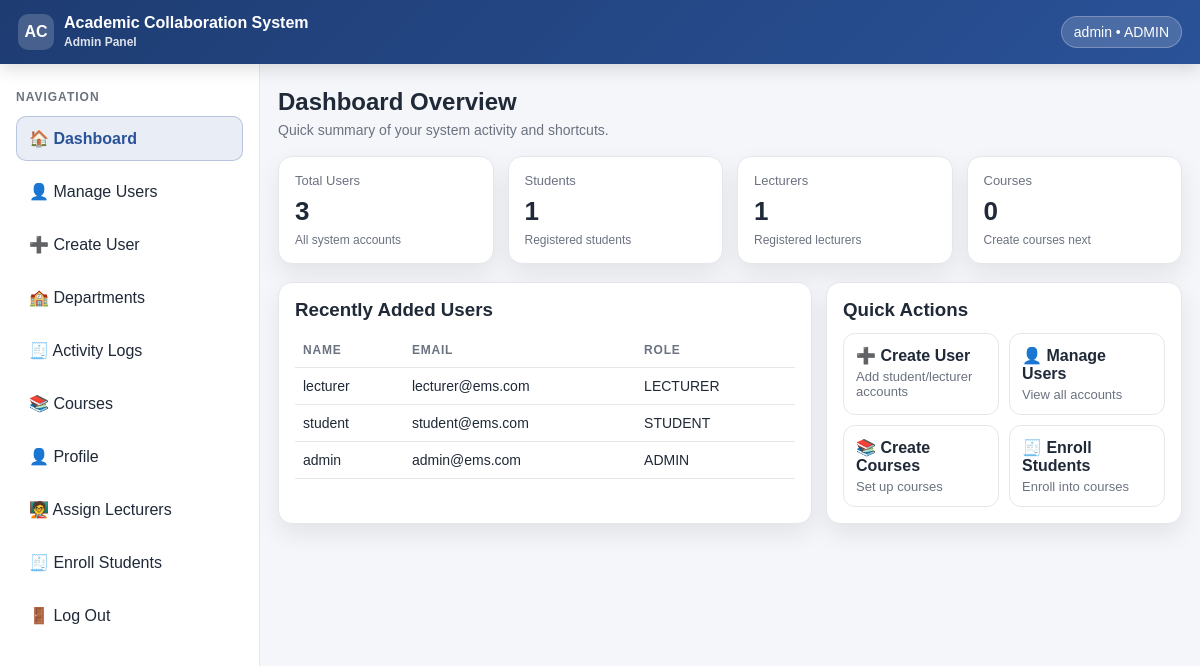
Page /admin/dashboard.php (signed in) on the committed database.
### tables this page shows
create table users(
    userID int(10) PRIMARY KEY AUTO_INCREMENT,
    full_name varchar(50) NOT NULL,
    admission_no VARCHAR(30) NULL,
    staff_no VARCHAR(20) NULL,
    email varchar(255) NOT NULL,
    password varchar(255) NOT NULL,
    role ENUM('ADMIN', 'LECTURER', 'STUDENT') NOT NULL,
    must_change_password TINYINT(1) NOT NULL DEFAULT 1,
    created_at TIMESTAMP DEFAULT CURRENT_TIMESTAMP
);

### admin/dashboard.php (the view, shortened to what this page needs)
<?php
require_once __DIR__ . "/../config/db.php";
$totalUsers = (int)$pdo->query("SELECT COUNT(*) FROM users")->fetchColumn();
$totalStudents = (int)$pdo->query("SELECT COUNT(*) FROM users WHERE role='STUDENT'")->fetchColumn();
$totalLecturers = (int)$pdo->query("SELECT COUNT(*) FROM users WHERE role='LECTURER'")->fetchColumn();
$totalCourses = 0;
try {
  $totalCourses = (int)$pdo->query("SELECT COUNT(*) FROM courses")->fetchColumn();
} catch (Throwable $e) {
  $totalCourses = 0;
}
$recentStmt = $pdo->query("SELECT userID, full_name, email, role FROM users ORDER BY userID DESC LIMIT 6");
$recentUsers = $recentStmt->fetchAll();
$base = "/education%20system";
?>
<!doctype html>
<html lang="en">
<head>
  <link rel="stylesheet" href="<?= $base ?>/assets/css/dashboard.css">
</head>
<body>
  <div class="topbar">
    <div class="brand">
      <div class="brand-badge">AC</div>
      <div>
        Academic Collaboration System<br>
        <span style="font-size:12px;opacity:.85;">Admin Panel</span>
      </div>
    </div>
    <div class="user">
      <div class="pill">
        <?= htmlspecialchars($_SESSION["user"]["full_name"]) ?> • ADMIN
      </div>
    </div>
  </div>
  <div class="layout">
    <aside class="sidebar">
      <h4>Navigation</h4>
      <ul class="nav">
        <li><a class="active" href="<?= $base ?>/admin/dashboard.php">🏠 Dashboard</a></li>
        <li><a href="<?= $base ?>/admin/manage_users.php">👤 Manage Users</a></li>
        <li><a href="<?= $base ?>/admin/create_user.php">➕ Create User</a></li>
        <li><a href="<?= $base ?>/admin/manage_departments.php">🏫 Departments</a></li>
        <li><a href="<?= $base ?>/admin/activity_logs.php">🧾 Activity Logs</a></li>
        <li><a href="<?= $base ?>/admin/manage_courses.php">📚 Courses</a></li>
        <li><a href="<?= $base ?>/admin/profile.php">👤 Profile</a></li>
        <li><a href="<?= $base ?>/admin/assign_lecturers.php">🧑‍🏫 Assign Lecturers</a></li>
        <li><a href="<?= $base ?>/admin/enroll_students.php">🧾 Enroll Students</a></li>
        <li><a href="<?= $base ?>/auth/logout.php">🚪 Log Out</a></li>
      </ul>
    </aside>
    <main class="content">
      <div class="header">
        <div>
          <h2>Dashboard Overview</h2>
          <p>Quick summary of your system activity and shortcuts.</p>
        </div>
      </div>
      <div class="grid stats">
        <div class="card">
          <p class="stat-title">Total Users</p>
          <p class="stat-value"><?= $totalUsers ?></p>
          <p class="stat-sub">All system accounts</p>
        </div>
        <div class="card">
          <p class="stat-title">Students</p>
          <p class="stat-value"><?= $totalStudents ?></p>
          <p class="stat-sub">Registered students</p>
        </div>
        <div class="card">
          <p class="stat-title">Lecturers</p>
          <p class="stat-value"><?= $totalLecturers ?></p>
          <p class="stat-sub">Registered lecturers</p>
        </div>
        <div class="card">
          <p class="stat-title">Courses</p>
          <p class="stat-value"><?= $totalCourses ?></p>
          <p class="stat-sub"><?= $totalCourses ? "Available courses" : "Create courses next" ?></p>
        </div>
      </div>
      <div class="grid section">
        <div class="card">
          <h3>Recently Added Users</h3>
          <table class="simple-table">
            <thead>
              <tr>
                <th>Name</th>
                <th>Email</th>
                <th>Role</th>
              </tr>
            </thead>
            <tbody>
              <?php if (!$recentUsers): ?>
                <tr><td colspan="3">No users found.</td></tr>
              <?php else: ?>
                <?php foreach ($recentUsers as $u): ?>
                  <tr>
                    <td><?= htmlspecialchars($u["full_name"]) ?></td>
                    <td><?= htmlspecialchars($u["email"]) ?></td>
                    <td><?= htmlspecialchars($u["role"]) ?></td>
                  </tr>
                <?php endforeach; ?>
              <?php endif; ?>
            </tbody>
          </table>
        </div>
        <div class="card">
          <h3>Quick Actions</h3>
          <div class="actions">
            <a class="action-btn" href="<?= $base ?>/admin/create_user.php">
              ➕ Create User
              <div class="small">Add student/lecturer accounts</div>
            </a>
            <a class="action-btn" href="<?= $base ?>/admin/manage_users.php">
              👤 Manage Users
              <div class="small">View all accounts</div>
            </a>
            <a class="action-btn" href="<?= $base ?>/admin/manage_courses.php">
              📚 Create Courses
              <div class="small">Set up courses</div>
            </a>
            <a class="action-btn" href="<?= $base ?>/admin/enroll_students.php">
              🧾 Enroll Students
              <div class="small">Enroll into courses</div>
            </a>
          </div>
        </div>
      </div>
    </main>
  </div>
</body>
</html>

### assets/css/dashboard.css (style rules this page uses)
:root { --bg: #f4f6f9; --card: #ffffff; --text: #1f2937; --muted: #6b7280; --primary: #1e3c72; --primary2: #2a5298; --border: #e5e7eb; --shadow: 0 10px 25px rgba(0,0,0,0.08); --radius: 14px; }
* { box-sizing: border-box; font-family: Arial, sans-serif; }
body { margin: 0; background: var(--bg); color: var(--text); }
.topbar { height: 64px; background: linear-gradient(135deg, var(--primary), var(--primary2)); color: white; display: flex; align-items: center; justify-content: space-between; padding: 0 18px; position: sticky; top: 0; z-index: 10; box-shadow: 0 6px 15px rgba(0,0,0,0.12); }
.brand { display: flex; gap: 10px; align-items: center; font-weight: 700; }
.brand-badge { width: 36px; height: 36px; border-radius: 10px; background: rgba(255,255,255,0.18); display: grid; place-items: center; font-weight: 800; }
.topbar .user { display: flex; align-items: center; gap: 12px; font-size: 14px; }
.user .pill { padding: 7px 12px; background: rgba(255,255,255,0.16); border: 1px solid rgba(255,255,255,0.25); border-radius: 999px; }
.layout { display: grid; grid-template-columns: 260px 1fr; min-height: calc(100vh - 64px); }
.sidebar { background: #fff; border-right: 1px solid var(--border); padding: 16px; }
.sidebar h4 { margin: 10px 0 12px; color: var(--muted); font-size: 12px; letter-spacing: 1px; text-transform: uppercase; }
.nav { list-style: none; padding: 0; margin: 0; }
.nav a { display: flex; align-items: center; gap: 10px; padding: 12px 12px; margin-bottom: 8px; border-radius: 10px; text-decoration: none; color: var(--text); border: 1px solid transparent; }
.nav a.active { background: rgba(42,82,152,0.10); border: 1px solid rgba(42,82,152,0.25); color: var(--primary2); font-weight: 700; }
.content { padding: 18px; }
.header { display: flex; align-items: flex-end; justify-content: space-between; gap: 14px; margin-top: 6px; }
.header h2 { margin: 0; }
.header p { margin: 6px 0 0; color: var(--muted); font-size: 14px; }
.grid { display: grid; gap: 14px; margin-top: 18px; }
.stats { grid-template-columns: repeat(4, minmax(0, 1fr)); }
.card { background: var(--card); border: 1px solid var(--border); border-radius: var(--radius); padding: 16px; box-shadow: var(--shadow); }
.stat-title { color: var(--muted); font-size: 13px; margin: 0 0 8px; }
.stat-value { font-size: 26px; font-weight: 800; margin: 0 0 6px; }
.stat-sub { color: var(--muted); font-size: 12px; margin: 0; }
.section { grid-template-columns: 1.2fr 0.8fr; }
.card h3 { margin: 0 0 12px; }
.actions { display: grid; grid-template-columns: 1fr 1fr; gap: 10px; }
.action-btn { display: block; padding: 12px; border-radius: 12px; text-decoration: none; border: 1px solid var(--border); background: #fff; color: var(--text); font-weight: 600; }
.small { font-size: 13px; color: var(--muted); margin-top: 4px; font-weight: 400; }
.simple-table { width: 100%; border-collapse: collapse; margin-top: 10px; }
.simple-table th, .simple-table td { text-align: left; padding: 10px 8px; border-bottom: 1px solid var(--border); font-size: 14px; }
.simple-table th { color: var(--muted); font-weight: 700; font-size: 12px; text-transform: uppercase; letter-spacing: .8px; }

### rows in the picture
users: full_name "lecturer", email "lecturer@ems.com", role "LECTURER"
users: full_name "student", email "student@ems.com", role "STUDENT"
users: full_name "admin", email "admin@ems.com", role "ADMIN"

### other values in the picture
$_SESSION["user"]["full_name"] "admin"
$totalUsers "3"
$totalStudents "1"
$totalLecturers "1"
$totalCourses "0"
